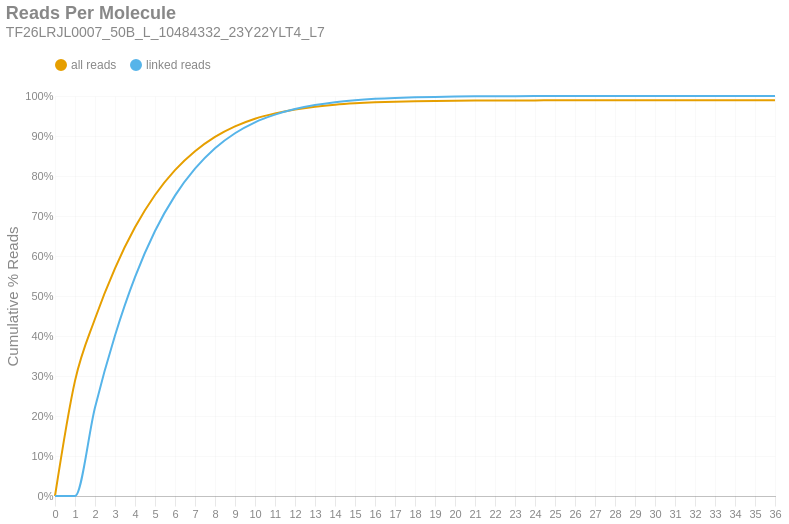

The code cell stored with this chart in its notebook:
### Markdown cell above
### Reads per Molecule
This chart shows the cumulative distribution of the number of reads per linked molecule. That is, how many alignments are associated with a unique molecule. This excludes the number of reads associated with invalid or absent linked-read barcodes. The `linked` histogram is the percentages recalculated when disregarding singletons.

### Code cell
if SKIPLR:
    print_html(f"Skipped")
else:
    counts = np.bincount(valids['reads'].cast(pl.Int64).to_numpy())
    weighted = counts * np.arange(len(counts))
    all_perc = weighted / n_reads
    linked_perc = weighted / n_linked_reads
    linked_perc[1] = 0
    binned_df = pl.DataFrame({
        'readsper': list(range(len(counts))),
        'all reads (cumsum)': np.cumsum(all_perc).tolist(),
        'linked reads (cumsum)': np.cumsum(linked_perc).tolist(),
    })

    with SafeRender(binned_df):
        (
            density_plot(binned_df, 'Reads Per Molecule', samplename, 'readspmol')
            .encode(
                x=alt.X('readsper:O', title=None).axis(labelAngle=0).scale(padding=0),
                y=alt.Y('value:Q', title='Cumulative % Reads').axis(format='%').stack(False),
                color=alt.Color("key:N").scale(domain=["all reads", "linked reads"]),
                tooltip=[
                    alt.Tooltip("key:N", title="Data Type"),
                    alt.Tooltip("readsper:O", title="Reads Per Molecule"),
                    alt.Tooltip("value:Q", format=".2%", title="% Reads (Cum.)")
                ]            
            )
        ).display()

### Figure 1 — Vega-Lite specification as saved in the notebook (floating-point values rounded to 4 significant figures)
{"width": "container", "height": 400, "config": {"title": {"anchor": "start", "dy": -15, "fontSize": 18, "color": "#888888", "subtitleColor": "#888888", "subtitleFontSize": 14}, "arc": {"fill": "#0072B2"}, "axis": {"domainColor": "#888888", "domainWidth": 0.5, "gridWidth": 0.2, "grid": false, "titleFontWeight": 400, "titleFontSize": 15, "labelFontSize": 11, "labelColor": "#888888", "tickColor": "#888888", "tickWidth": 0.2, "titleColor": "#888888"}, "axisBand": {"grid": false}, "axisX": {"grid": true, "tickSize": 10, "domainCap": "round"}, "axisY": {"domain": false, "grid": true, "tickSize": 0, "domainCap": "round"}, "background": "transparent", "header": {"labelFontSize": 15, "labelColor": "#888888", "titleFontSize": 15, "titleFontWeight": 600, "titleColor": "#888888"}, "legend": {"labelFont": "sans-serif", "labelFontSize": 12, "labelColor": "#888888", "symbolSize": 100, "symbolType": "circle", "titleFontSize": 12, "titlePadding": 10, "titleColor": "#888888", "title": null, "orient": "top"}, "range": {"category": ["#E69F00", "#56B4E9", "#009E73", "#F0E442", "#0072B2", "#D55E00", "#CC79A7", "#000000"], "diverging": ["#cfe8f3", "#a2d4ec", "#73bfe2", "#46abdb", "#1696d2", "#12719e"]}, "area": {"fill": "#0072B2", "fillOpacity": 0.7, "line": true, "strokeOpacity": 0.7}, "line": {"color": "#0072B2", "stroke": "#0072B2", "strokeWidth": 2}, "trail": {"color": "#0072B2", "stroke": "#0072B2", "strokeWidth": 0, "size": 1}, "point": {"filled": true, "fillOpacity": 1.0, "size": 95}, "text": {"color": "#888888", "fontSize": 11, "align": "right", "fontWeight": 400, "size": 11}, "bar": {"fill": "#0072B2", "stroke": null}, "view": {"stroke": null, "continuousWidth": 660, "continuousHeight": 400}}, "data": {"name": "data-1d5cc6a5ad08e201a0bace7c531dd376"}, "mark": {"type": "line", "interpolate": "monotone", "point": {"opacity": 0, "size": 275}}, "encoding": {"color": {"field": "key", "scale": {"domain": ["all reads", "linked reads"]}, "type": "nominal"}, "tooltip": [{"field": "key", "title": "Data Type", "type": "nominal"}, {"field": "readsper", "title": "Reads Per Molecule", "type": "ordinal"}, {"field": "value", "format": ".2%", "title": "% Reads (Cum.)", "type": "quantitative"}], "x": {"axis": {"labelAngle": 0}, "field": "readsper", "scale": {"padding": 0}, "title": null, "type": "ordinal"}, "y": {"axis": {"format": "%"}, "field": "value", "stack": false, "title": "Cumulative % Reads", "type": "quantitative"}}, "params": [{"name": "param_c36ac31b6afebe62", "select": {"type": "point", "fields": ["key"]}, "bind": "legend"}], "title": {"text": "Reads Per Molecule", "subtitle": "TF26LRJL0007_50B_L_10484332_23Y22YLT4_L7"}, "transform": [{"fold": ["all reads (cumsum)", "linked reads (cumsum)"]}, {"calculate": "replace(datum.key, ' (cumsum)', '')", "as": "key"}, {"filter": {"param": "param_c36ac31b6afebe62"}}], "usermeta": {"embedOptions": {"downloadFileName": "TF26LRJL0007_50B_L_10484332_23Y22YLT4_L7.readspmol"}}, "$schema": "https://vega.github.io/schema/vega-lite/v6.4.1.json", "datasets": {"data-1d5cc6a5ad08e201a0bace7c531dd376": [{"readsper": 0, "all reads (cumsum)": 0.0, "linked reads (cumsum)": 0.0}, {"readsper": 1, "all reads (cumsum)": 0.2878, "linked reads (cumsum)": 0.0}, {"readsper": 2, "all reads (cumsum)": 0.4431, "linked reads (cumsum)": 0.2214}, {"readsper": 3, "all reads (cumsum)": 0.5693, "linked reads (cumsum)": 0.4013}, {"readsper": 4, "all reads (cumsum)": 0.6717, "linked reads (cumsum)": 0.5473}, {"readsper": 5, "all reads (cumsum)": 0.7525, "linked reads (cumsum)": 0.6625}, {"readsper": 6, "all reads (cumsum)": 0.8146, "linked reads (cumsum)": 0.751}, {"readsper": 7, "all reads (cumsum)": 0.8618, "linked reads (cumsum)": 0.8183}, {"readsper": 8, "all reads (cumsum)": 0.8976, "linked reads (cumsum)": 0.8694}, {"readsper": 9, "all reads (cumsum)": 0.924, "linked reads (cumsum)": 0.907}, {"readsper": 10, "all reads (cumsum)": 0.9432, "linked reads (cumsum)": 0.9343}, {"readsper": 11, "all reads (cumsum)": 0.9565, "linked reads (cumsum)": 0.9534}, {"readsper": 12, "all reads (cumsum)": 0.9664, "linked reads (cumsum)": 0.9674}, {"readsper": 13, "all reads (cumsum)": 0.9734, "linked reads (cumsum)": 0.9773}, {"readsper": 14, "all reads (cumsum)": 0.9784, "linked reads (cumsum)": 0.9845}, {"readsper": 15, "all reads (cumsum)": 0.9819, "linked reads (cumsum)": 0.9895}, {"readsper": 16, "all reads (cumsum)": 0.9843, "linked reads (cumsum)": 0.9929}, {"readsper": 17, "all reads (cumsum)": 0.9859, "linked reads (cumsum)": 0.9952}, {"readsper": 18, "all reads (cumsum)": 0.987, "linked reads (cumsum)": 0.9967}, {"readsper": 19, "all reads (cumsum)": 0.9877, "linked reads (cumsum)": 0.9978}, {"readsper": 20, "all reads (cumsum)": 0.9882, "linked reads (cumsum)": 0.9985}, {"readsper": 21, "all reads (cumsum)": 0.9886, "linked reads (cumsum)": 0.9991}, {"readsper": 22, "all reads (cumsum)": 0.9888, "linked reads (cumsum)": 0.9994}, {"readsper": 23, "all reads (cumsum)": 0.989, "linked reads (cumsum)": 0.9996}, {"readsper": 24, "all reads (cumsum)": 0.989, "linked reads (cumsum)": 0.9997}, {"readsper": 25, "all reads (cumsum)": 0.9891, "linked reads (cumsum)": 0.9998}, {"readsper": 26, "all reads (cumsum)": 0.9892, "linked reads (cumsum)": 0.9999}, {"readsper": 27, "all reads (cumsum)": 0.9892, "linked reads (cumsum)": 0.9999}, {"readsper": 28, "all reads (cumsum)": 0.9892, "linked reads (cumsum)": 0.9999}, {"readsper": 29, "all reads (cumsum)": 0.9892, "linked reads (cumsum)": 1.0}, {"readsper": 30, "all reads (cumsum)": 0.9892, "linked reads (cumsum)": 1.0}, {"readsper": 31, "all reads (cumsum)": 0.9892, "linked reads (cumsum)": 1.0}, {"readsper": 32, "all reads (cumsum)": 0.9892, "linked reads (cumsum)": 1.0}, {"readsper": 33, "all reads (cumsum)": 0.9892, "linked reads (cumsum)": 1.0}, {"readsper": 34, "all reads (cumsum)": 0.9892, "linked reads (cumsum)": 1.0}, {"readsper": 35, "all reads (cumsum)": 0.9892, "linked reads (cumsum)": 1.0}, {"readsper": 36, "all reads (cumsum)": 0.9893, "linked reads (cumsum)": 1.0}]}}
